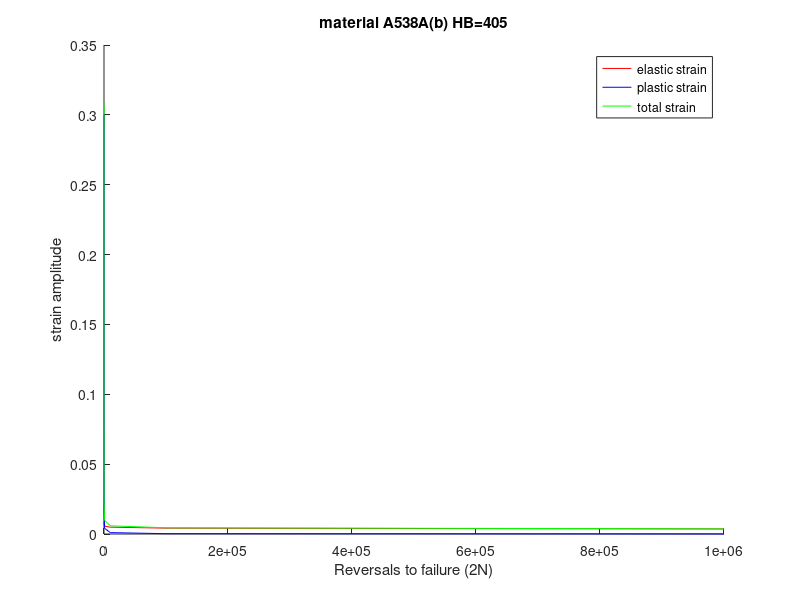

Here is the MATLAB script that generated this plot:
N_2 = [1,10,100,1000,10000,100000,1000000]';

sig_ef = 8.88E-3;
ep_f = 0.30;
b = -0.065;
c = -0.62;

es = sig_ef*(N_2).^b

ps = ep_f*(N_2).^c

tot_s = es+ps
log10(es)
log10(ps)
log10(tot_s)


%%
hold on
plot(N_2,es,'r')
plot(N_2,ps,'b')
plot(N_2,tot_s,'g')
xlabel('Reversals to failure (2N)')
ylabel('strain amplitude')
title('material A538A(b) HB=405')
legend('elastic strain','plastic strain','total strain')
hold off
